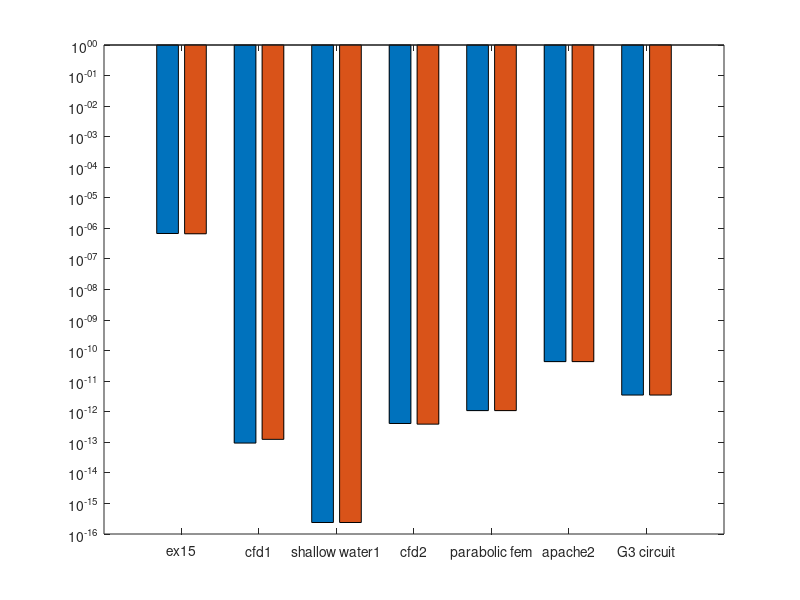

Write MATLAB code to recreate this figure. (Note: this script raises an error after producing the figure.)
%% Carlo Radice 807159
% preliminary operations 
clc;
clear;

% matrices by dimension
matrices = {'ex15'; 'cfd1'; 'shallow water1'; 'cfd2'; 'parabolic fem'; 'apache2'; 'G3 circuit'};       

%% relative error comparison matlab
% matlab relative error
%     windows    ubuntu
ME = [6.80e-07, 6.65e-07;
      9.45e-14, 1.25e-13;
      2.38e-16, 2.38e-16;
      4.13e-13, 3.93e-13;
      1.09e-12, 1.09e-12;
      4.37e-11, 4.37e-11;
      3.52e-12, 3.52e-12];

figure(1)
hb = bar(ME);
set(gca,'YScale','log')
set(gca,'xticklabel', matrices)

for i=length(hb)
     text(hb(i).XData-hb(i).XOffset, hb(1).YData, num2str(ME(:,1),'%.1e'),  'VerticalAlignment','bottom','horizontalalign','center');
     text(hb(i).XData+hb(i).XOffset, hb(2).YData, num2str(ME(:,2),'%.1e'),  'VerticalAlignment','bottom','horizontalalign','center');
end

xlabel('size', 'FontSize', 14);
ylabel('value', 'FontSize', 14);
title('Comparison of relative error values using matlab', 'FontSize', 14);
legend('windows relative error', 'ubuntu relative error')
grid

%% relative error comparison eigen (c++)
% eigen relative error 
%     windows    ubuntu
EE = [8.85e-07, 8.85e-07;
      2.53e-12, 2.53e-12;
      2.78e-16, 2.78e-16;
      5.58e-12, 5.59e-12;
      2.77e-12, 2.77e-12;
      7.66e-11, 7.66e-11;
      7.57e-12, 7.57e-12];
  
figure(2)
hb = bar(EE);
set(gca,'YScale','log')
set(gca,'xticklabel', matrices)

for i=length(hb)
     text(hb(i).XData-hb(i).XOffset, hb(1).YData, num2str(EE(:,1),'%.1e'),  'VerticalAlignment','bottom','horizontalalign','center');
     text(hb(i).XData+hb(i).XOffset, hb(2).YData, num2str(EE(:,2),'%.1e'),  'VerticalAlignment','bottom','horizontalalign','center');
end

xlabel('size', 'FontSize', 14);
ylabel('value', 'FontSize', 14);
title('Comparison of relative error values using eigen (c++)', 'FontSize', 14);
legend('windows relative error', 'ubuntu relative error')
grid

%% relative error comparison windows
% windows relative error
%      matlab     eigen
WE = [6.80e-07, 8.85e-07;
      9.45e-14, 2.53e-12;
      2.38e-16, 2.78e-16;
      4.13e-13, 5.58e-12;
      1.09e-12, 2.77E-12;
      4.37E-11, 7.66E-11;
      3.52E-12, 7.57E-12];

figure(3)
hb = bar(WE);
set(gca,'YScale','log')
set(gca,'xticklabel', matrices)

for i=length(hb)
     text(hb(i).XData-hb(i).XOffset, hb(1).YData, num2str(WE(:,1),'%.1e'),  'VerticalAlignment','bottom','horizontalalign','center');
     text(hb(i).XData+hb(i).XOffset, hb(2).YData, num2str(WE(:,2),'%.1e'),  'VerticalAlignment','bottom','horizontalalign','center');
end

xlabel('size', 'FontSize', 14);
ylabel('value', 'FontSize', 14);
title('Comparison of relative error values in windows', 'FontSize', 14);
legend('matlab relative error', 'eigen relative error')
grid

%% relative error comparison ubuntu
% ubuntu relative error 
%      matlab     eigen
UE = [6.65E-07, 8.85E-07;
      1.25E-13, 2.53E-12;
      2.38E-16, 2.78E-16;
      3.93E-13, 5.59E-12;
      1.09E-12, 2.77E-12;
      4.37E-11, 7.66E-11;
      3.52E-12, 7.57E-12];
 
figure(4)
hb = bar(WE);
set(gca,'YScale','log')
set(gca,'xticklabel', matrices)

for i=length(hb)
     text(hb(i).XData-hb(i).XOffset, hb(1).YData, num2str(WE(:,1),'%.1e'),  'VerticalAlignment','bottom','horizontalalign','center');
     text(hb(i).XData+hb(i).XOffset, hb(2).YData, num2str(WE(:,2),'%.1e'),  'VerticalAlignment','bottom','horizontalalign','center');
end

xlabel('size', 'FontSize', 14);
ylabel('value', 'FontSize', 14);
title('Comparison of relative error values in ubuntu', 'FontSize', 14);
legend('matlab relative error', 'eigen relative error')
grid
